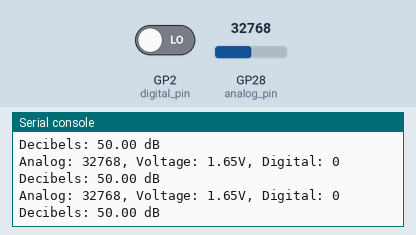
Bench run of a program on a simulated Raspberry Pi Pico running MicroPython. On the bench: the last lines printed to the serial console. Inputs (shaded band) come from the test bench; at power-on: GP28 (analog_pin) = 32768, GP2 (digital_pin) LOW (analog values on the 0–65535 scale).

Above: at 1.2 s.
1.3 s: GP28 (analog_pin) set to 45874
At 1.32 s:
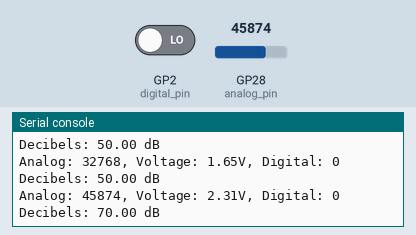
2.8 s: GP2 (digital_pin) driven HIGH
At 3.63 s:
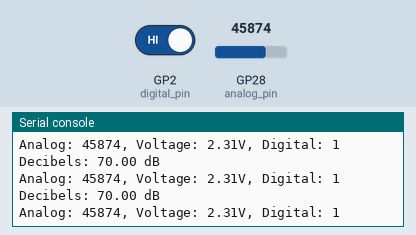
4.3 s: GP28 (analog_pin) set to 57670
At 4.34 s:
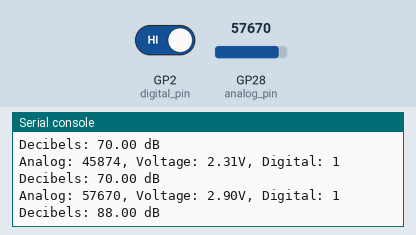
5.8 s: GP2 (digital_pin) driven LOW
At 6.05 s:
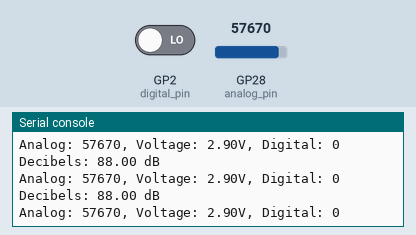
Timing chart, 0 to 8.3 s (numbered marks = the images above; inputs shaded):
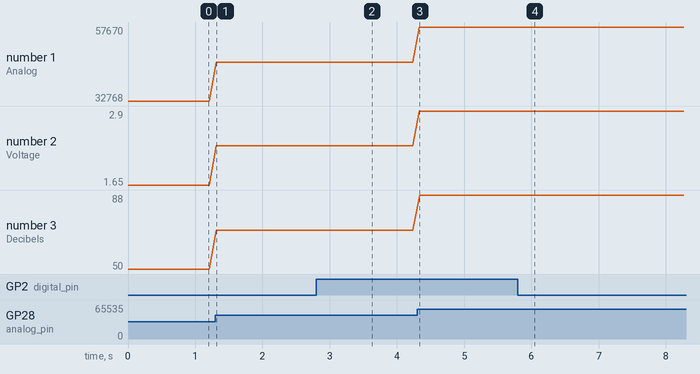

Measured:
- after the input at 1.3 s, the serial console: prints a new line at once (image 1)
- after the input at 2.8 s, the serial console: prints a new line at once (image 2)
- after the input at 4.3 s, the serial console: prints a new line at once (image 3)
- after the input at 5.8 s, the serial console: prints a new line after 0.05 s (image 4)
- plotted number 1: 32768 → 45874 after the input at 1.3 s, 45874 → 57670 after the input at 4.3 s
- plotted number 2: 1.65 → 2.31 after the input at 1.3 s, 2.31 → 2.9 after the input at 4.3 s
- plotted number 3: 50 → 70 after the input at 1.3 s, 70 → 88 after the input at 4.3 s

The program:

ky_038.py
```python
from machine import Pin, ADC
import time

# Initialize pins
analog_pin = ADC(Pin(28))  # ADC2 on Pin 28 for analog output
digital_pin = Pin(2, Pin.IN)  # GPIO 2 for digital output (adjust as needed)
max_decibels = 100
def read_ky038():
    # Read analog value (0-65535)
    analog_value = analog_pin.read_u16()
    # Convert to voltage (assuming 3.3V reference)
    voltage = analog_value * 3.3 / 65535
    # Read digital value (0 or 1)
    digital_value = digital_pin.value()

    decibels = analog_value * max_decibels/ 65535
    return analog_value, voltage, digital_value, decibels

# Main loop
while True:
    analog_val, voltage_val, digital_val, decibels = read_ky038()
    print(f"Analog: {analog_val}, Voltage: {voltage_val:.2f}V, Digital: {digital_val}")
    print(f"Decibels: {decibels:.2f} dB")
    time.sleep(0.1)  # Delay 1s between readings
```
